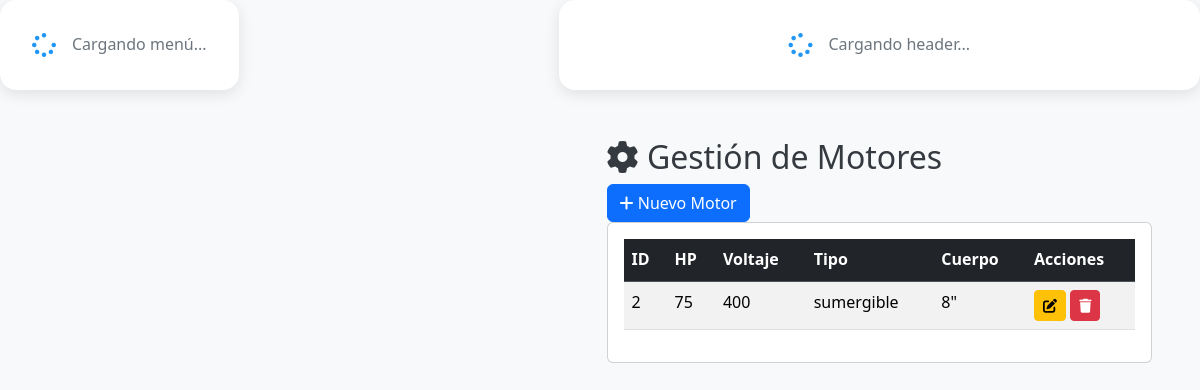
Page /views/motores.php (signed in) on the committed database.
### tables this page shows
CREATE TABLE `motores` (
  `id` bigint unsigned NOT NULL AUTO_INCREMENT,
  `hp` varchar(100) DEFAULT NULL,
  `voltaje` varchar(100) DEFAULT NULL,
  `tipo` varchar(100) DEFAULT NULL,
  `cuerpo` varchar(100) DEFAULT NULL,
  PRIMARY KEY (`id`)
);

### views/motores.php (the view, shortened to what this page needs)
<?php
require_once __DIR__ . '/../conexion.php';
$motores = [];
$result = $conn->query("SELECT * FROM motores ORDER BY id DESC");
if ($result) {
    while ($row = $result->fetch_assoc()) {
        $motores[] = $row;
    }
}
?>
<!DOCTYPE html>
<html lang="es">
<head>
    <link href="https://cdn.jsdelivr.net/npm/bootstrap@5.3.2/dist/css/bootstrap.min.css" rel="stylesheet">
    <link href="https://cdnjs.cloudflare.com/ajax/libs/font-awesome/6.4.0/css/all.min.css" rel="stylesheet">
    <link href="../assets/css/dashboard.css" rel="stylesheet">
</head>
<body>
    <div class="dashboard-container">
        <div id="sidebarContainer">
            <div class="loading-component">
                <i class="fas fa-spinner fa-spin"></i>
                <span>Cargando menú...</span>
            </div>
        </div>
        <main class="main-content">
            <div id="headerContainer">
                <div class="loading-component">
                    <i class="fas fa-spinner fa-spin"></i>
                    <span>Cargando header...</span>
                </div>
            </div>
            <div class="content-area" id="contentArea">
                <div class="page-header">
                    <h2><i class="fas fa-cog"></i> Gestión de Motores</h2>
                    <button class="btn btn-primary" data-bs-toggle="modal" data-bs-target="#motorModal" onclick="clearForm()">
                        <i class="fas fa-plus"></i> Nuevo Motor
                    </button>
                </div>
                <div class="card">
                    <div class="card-body">
                        <div class="table-responsive">
                            <table class="table table-striped table-hover">
                                <thead class="table-dark">
                                    <tr>
                                        <th>ID</th>
                                        <th>HP</th>
                                        <th>Voltaje</th>
                                        <th>Tipo</th>
                                        <th>Cuerpo</th>
                                        <th>Acciones</th>
                                    </tr>
                                </thead>
                                <tbody>
                                    <?php foreach ($motores as $motor): ?>
                                    <tr>
                                        <td><?php echo htmlspecialchars($motor['id']); ?></td>
                                        <td><?php echo htmlspecialchars($motor['hp']); ?></td>
                                        <td><?php echo htmlspecialchars($motor['voltaje']); ?></td>
                                        <td><?php echo htmlspecialchars($motor['tipo']); ?></td>
                                        <td><?php echo htmlspecialchars($motor['cuerpo']); ?></td>
                                        <td>
                                            <button class="btn btn-sm btn-warning" onclick="editMotor(<?php echo htmlspecialchars(json_encode($motor)); ?>)">
                                                <i class="fas fa-edit"></i>
                                            </button>
                                            <button class="btn btn-sm btn-danger" onclick="deleteMotor(<?php echo $motor['id']; ?>)">
                                                <i class="fas fa-trash"></i>
                                            </button>
                                        </td>
                                    </tr>
                                    <?php endforeach; ?>
                                </tbody>
                            </table>
                        </div>
                    </div>
                </div>
            </div>
        </main>
    </div>
</body>
</html>

### assets/css/dashboard.css (style rules this page uses)
:root { --primary-blue: #1976d2; --secondary-blue: #2196f3; --light-blue: #e3f2fd; --accent-blue: #64b5f6; --primary-green: #4caf50; --success-green: #2e7d32; --warning-orange: #ff9800; --error-red: #f44336; --info-cyan: #00bcd4; --white: #ffffff; --light-gray: #f8f9fa; --medium-gray: #6c757d; --dark-gray: #343a40; --border-color: #dee2e6; --sidebar-width: 320px; --sidebar-collapsed-width: 85px; --header-height: 85px; --shadow-light: rgba(0, 0, 0, 0.1); --shadow-medium: rgba(0, 0, 0, 0.15); --shadow-dark: rgba(0, 0, 0, 0.25); --transition: all 0.3s cubic-bezier(0.4, 0, 0.2, 1); --border-radius: 16px; }
* { margin: 0; padding: 0; box-sizing: border-box; }
body { font-family: "Segoe UI", Tahoma, Geneva, Verdana, sans-serif; background: var(--light-gray); color: var(--dark-gray); line-height: 1.6; overflow-x: hidden; }
.loading-component { display: flex; align-items: center; justify-content: center; gap: 1rem; padding: 2rem; color: var(--medium-gray); background: var(--white); border-radius: var(--border-radius); box-shadow: 0 4px 15px var(--shadow-light); }
.loading-component i { font-size: 1.5rem; color: var(--secondary-blue); }
.dashboard-container { display: flex; min-height: 100vh; }
.main-content { flex: 1; margin-left: var(--sidebar-width); transition: var(--transition); min-height: 100vh; display: flex; flex-direction: column; }
.content-area { flex: 1; padding: 3rem; overflow-y: auto; }

### rows in the picture
motores: id "2", hp "75", voltaje "400", tipo "sumergible", cuerpo "8\""
